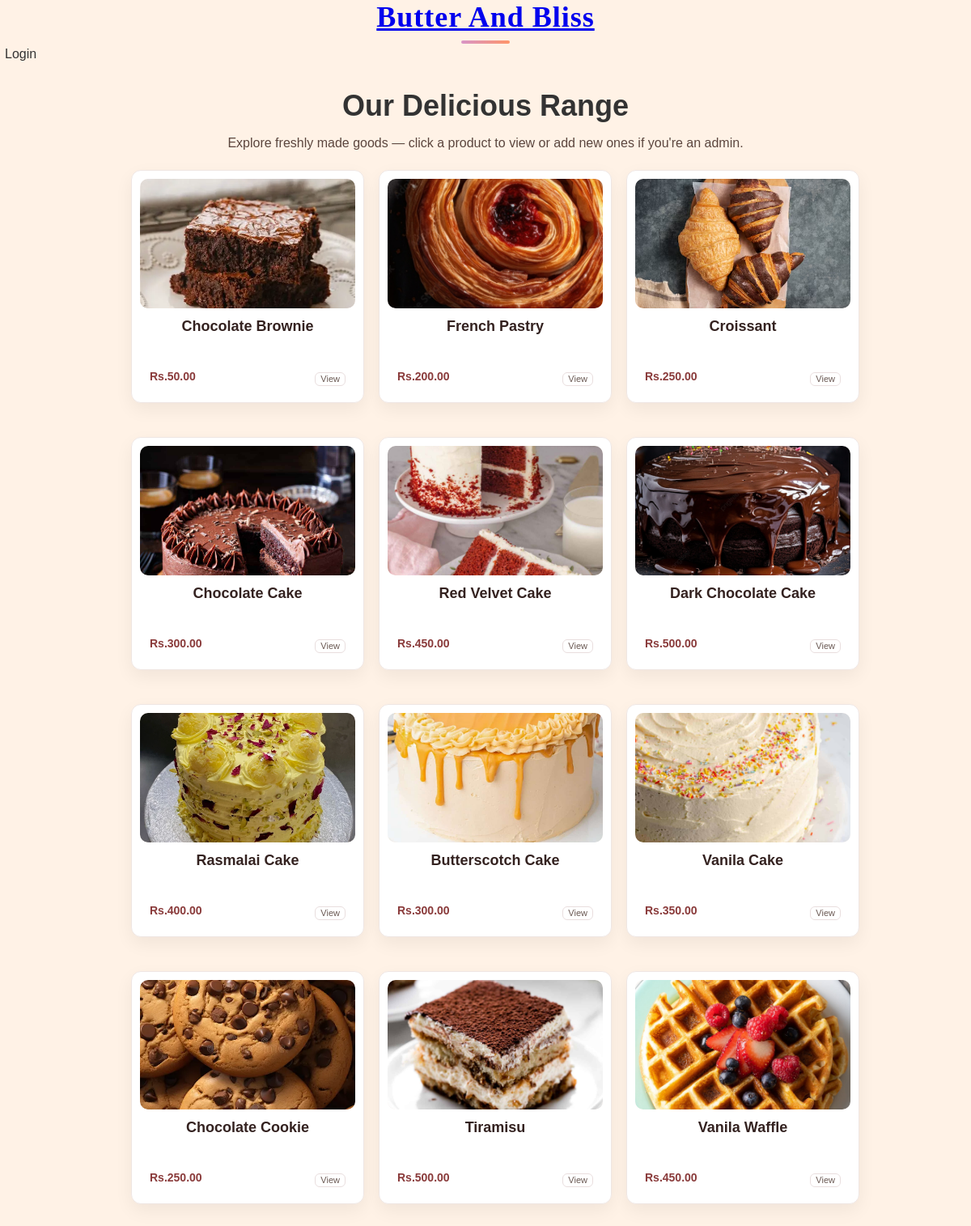
Screenshot of /products/ with the database file from the repository.
### Bakery/models.py (models this page shows, shortened)
class Product(models.Model):
    name = models.CharField(max_length=100)
    price = models.DecimalField(max_digits=6, decimal_places=2)
    image = models.ImageField(upload_to='products/', blank=True, null=True)
    description = models.TextField(blank=True)

### Bakery/views.py (the view)
# urls.py: path("products/", views.product_list, name="product_list"),
def product_list(request):
    products = Product.objects.all()
    return render(request, "product_list.html", {"products": products})

### Bakery/context_processors.py (called while the page is built)
def cart_item_count(request):
    if request.user.is_authenticated:
        count = CartItem.objects.filter(user=request.user).count()
    else:
        count = 0
    return {"cart_count": count}

### templates/product_list.html (shortened to what this page needs)
{% extends 'base.html' %}
{% block content %}
    <section class="product-list-hero">
        <h2>Our Delicious Range</h2>
        <p>Explore freshly made goods — click a product to view or add new ones if you're an admin.</p>
    </section>
    <section class="product-grid">
        {% for product in products %}
            <article class="product-card">
                <div class="product-media">
                    {% if product.image %}
                        <img src="{{ product.image.url }}" alt="{{ product.name }}">
                    {% else %}
                        <div class="placeholder">No image</div>
                    {% endif %}
                </div>
                <div class="product-body">
                    <h3 class="product-title">{{ product.name }}</h3>
                </div>
                <div class="product-footer">
                    <span class="price">Rs.{{ product.price }}</span>
                    <div class="actions">
                        <a class="btn-secondary" href="{% url 'product_detail' product.id %}">View</a>
                    </div>
                </div>
            </article>
        {% empty %}
            <p>No products available.</p>
        {% endfor %}
    </section>
{% endblock %}

### templates/base.html (shortened to what this page needs)
{% load static %}
<!DOCTYPE html>
<html lang="en">
<head>
    <link rel="stylesheet" href="{% static 'css/style.css' %}">
</head>
<body>
    <header class="site-header">
        <div class="site-brand">
            <h1><a href="{% url 'home' %}">Butter And Bliss</a></h1>
        </div>
        <nav class="site-nav">
            {% if user.is_authenticated %}
                <a href="{% url 'home' %}">Home</a>
                <a href="{% url 'product_list' %}">Products</a>
                <a href="{% url 'add_product' %}">Add Product</a>
                <a href="{% url 'cart' %}">Cart ({{ cart_count }})</a>
                <a class="logout-link" href="{% url 'logout' %}">Logout</a>
            {% else %}
                <a href="{% url 'login' %}">Login</a>
            {% endif %}
        </nav>
    </header>
    <main class="container">
        {% block content %}{% endblock %}
    </main>
</body>
</html>

### Bakery/static/css/style.css (style rules this page uses)
body { font-family: Arial, sans-serif; margin: 0; padding: 0; background: #ac6323; }
body { font-family: Arial, sans-serif; margin: 0; padding: 0; background: #fff2e6 url('') no-repeat center center fixed; background-size: cover; color: #333; }
.product-card { background: #fff; border: 1px solid #efe6e3; margin: 12px; padding: 12px; border-radius: 10px; box-shadow: 0 8px 22px rgba(0,0,0,0.04); width: 100%; box-sizing: border-box; text-align: left; display: flex; flex-direction: column; }
.product-card img { max-width: 100%; height: auto; display: block; border-radius: 8px; }
.container { max-width: 900px; margin: 24px auto; padding: 0 16px; }
.product-card { background: #fff; border-radius: 12px; padding: 10px; box-shadow: 0 8px 22px rgba(0,0,0,0.06); display: flex; flex-direction: column; overflow: hidden; }
.product-media { height: 170px; display: flex; align-items: center; justify-content: center; overflow: hidden; border-radius: 10px; background: #fff6f0; }
.product-media img { width: 100%; height: 100%; object-fit: cover; }
.product-body { padding: 10px 6px; flex: 1; }
.product-title { margin: 0 0 6px; font-size: 18px; color: #342220; text-align: center; font-weight: 800; }
.product-footer { display: flex; align-items: center; justify-content: space-between; margin-top: 12px; gap: 12px; position: relative; flex-wrap: wrap; }
.price { font-weight: 800; color: #8a3b3b; font-size: 14px; min-width: 80px; }
.site-brand h1 { text-align: center; margin: 0; font-family: 'Palatino Linotype','Georgia','Times New Roman',serif; font-weight: 800; font-size: 36px; letter-spacing: 1px; }
.site-brand h1::after { content: ''; display: block; width: 60px; height: 4px; margin: 8px auto 0; background: linear-gradient(90deg,#d48bc3,#ff8a5c); border-radius: 2px; opacity: 0.9; }
.site-nav { display: flex; gap: 12px; align-items: center; }
.site-nav a { color: inherit; text-decoration: none; padding: 4px 6px; }
@media (min-width: 901px) { .site-brand h1 { font-size: 36px; } }
.product-list-hero { text-align: center; margin: 28px 0 6px 0; }
.product-list-hero h2 { font-size: 36px; margin-bottom: 6px; }
.product-list-hero p { color: #5b463e; margin-bottom: 12px; }
.product-grid { display: grid; grid-template-columns: repeat(auto-fit,minmax(220px,1fr)); gap: 18px; margin-top: 12px; }
.product-card { transition: transform .16s ease, box-shadow .16s ease; }
.product-card .product-media { height: 160px; }
.product-card .product-body { padding: 12px; }
.product-card .product-footer { padding: 10px 12px; }
.actions { display: flex; gap: 6px; align-items: center; flex-shrink: 0; margin-left: auto; flex-wrap: wrap; max-width: 48%; }
.btn-secondary { background: #fff; color: #6b5a54; border: 1px solid #e9dede; padding: 2px 6px; border-radius: 6px; text-decoration: none; font-size: 11px; white-space: nowrap; line-height: 1; }
.product-footer .actions > * { margin-top: 6px; }

### rows the page displays
Product: image (picture), name "Chocolate Brownie", price "50.00"
Product: image (picture), name "French Pastry", price "200.00"
Product: image (picture), name "Croissant", price "250.00"
Product: image (picture), name "Chocolate Cake", price "300.00"
Product: image (picture), name "Red Velvet Cake", price "450.00"
Product: image (picture), name "Dark Chocolate Cake", price "500.00"
Product: image (picture), name "Rasmalai Cake", price "400.00"
Product: image (picture), name "Butterscotch Cake", price "300.00"
Product: image (picture), name "Vanila Cake", price "350.00"
Product: image (picture), name "Chocolate Cookie", price "250.00"
Product: image (picture), name "Tiramisu", price "500.00"
Product: image (picture), name "Vanila Waffle", price "450.00"
